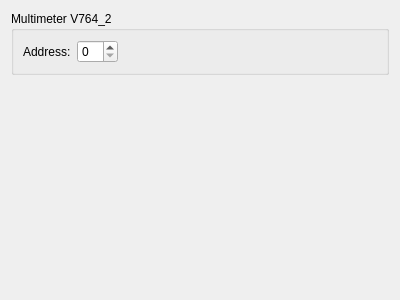
<?xml version="1.0" encoding="UTF-8"?>
<ui version="4.0">
 <class>Worker_fake_v764_2</class>
 <widget class="QWidget" name="Worker_fake_v764_2">
  <property name="geometry">
   <rect>
    <x>0</x>
    <y>0</y>
    <width>400</width>
    <height>300</height>
   </rect>
  </property>
  <property name="windowTitle">
   <string>Form</string>
  </property>
  <layout class="QVBoxLayout" name="verticalLayout">
   <item>
    <widget class="QGroupBox" name="groupBox">
     <property name="sizePolicy">
      <sizepolicy hsizetype="Preferred" vsizetype="Fixed">
       <horstretch>0</horstretch>
       <verstretch>0</verstretch>
      </sizepolicy>
     </property>
     <property name="title">
      <string>Multimeter V764_2</string>
     </property>
     <layout class="QHBoxLayout" name="horizontalLayout_2">
      <item>
       <widget class="QLabel" name="label">
        <property name="text">
         <string>Address:</string>
        </property>
       </widget>
      </item>
      <item>
       <widget class="QSpinBox" name="sb_address"/>
      </item>
      <item>
       <spacer name="horizontalSpacer_2">
        <property name="orientation">
         <enum>Qt::Horizontal</enum>
        </property>
        <property name="sizeHint" stdset="0">
         <size>
          <width>40</width>
          <height>20</height>
         </size>
        </property>
       </spacer>
      </item>
     </layout>
    </widget>
   </item>
   <item>
    <widget class="LogBox" name="log_widget" native="true"/>
   </item>
  </layout>
 </widget>
 <customwidgets>
  <customwidget>
   <class>LogBox</class>
   <extends>QWidget</extends>
   <header>logbox.hpp</header>
   <container>1</container>
  </customwidget>
 </customwidgets>
 <resources/>
 <connections/>
</ui>
